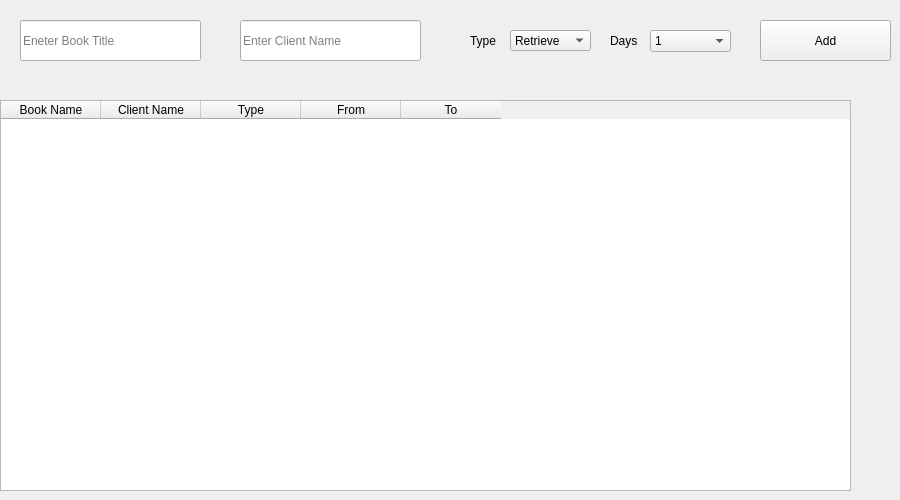
    <widget class="QWidget" name="tab_3">
     <attribute name="title">
      <string>Tab 1</string>
     </attribute>
     <widget class="QTableWidget" name="tableWidget">
      <property name="geometry">
       <rect>
        <x>0</x>
        <y>100</y>
        <width>851</width>
        <height>391</height>
       </rect>
      </property>
      <column>
       <property name="text">
        <string>Book Name</string>
       </property>
      </column>
      <column>
       <property name="text">
        <string>Client Name</string>
       </property>
      </column>
      <column>
       <property name="text">
        <string>Type</string>
       </property>
      </column>
      <column>
       <property name="text">
        <string>From</string>
       </property>
      </column>
      <column>
       <property name="text">
        <string>To</string>
       </property>
      </column>
     </widget>
     <widget class="QPushButton" name="pushButton_6">
      <property name="geometry">
       <rect>
        <x>760</x>
        <y>20</y>
        <width>131</width>
        <height>41</height>
       </rect>
      </property>
      <property name="text">
       <string>Add</string>
      </property>
     </widget>
     <widget class="QLineEdit" name="lineEdit">
      <property name="geometry">
       <rect>
        <x>20</x>
        <y>20</y>
        <width>181</width>
        <height>41</height>
       </rect>
      </property>
      <property name="text">
       <string/>
      </property>
      <property name="placeholderText">
       <string>Eneter Book Title</string>
      </property>
     </widget>
     <widget class="QComboBox" name="comboBox">
      <property name="geometry">
       <rect>
        <x>510</x>
        <y>30</y>
        <width>81</width>
        <height>21</height>
       </rect>
      </property>
      <item>
       <property name="text">
        <string>Retrieve</string>
       </property>
      </item>
      <item>
       <property name="text">
        <string>Rent</string>
       </property>
      </item>
     </widget>
     <widget class="QComboBox" name="comboBox_2">
      <property name="geometry">
       <rect>
        <x>650</x>
        <y>30</y>
        <width>81</width>
        <height>22</height>
       </rect>
      </property>
      <item>
       <property name="text">
        <string>1</string>
       </property>
      </item>
      <item>
       <property name="text">
        <string>2</string>
       </property>
      </item>
      <item>
       <property name="text">
        <string>3</string>
       </property>
      </item>
      <item>
       <property name="text">
        <string>4</string>
       </property>
      </item>
      <item>
       <property name="text">
        <string>5</string>
       </property>
      </item>
      <item>
       <property name="text">
        <string>6</string>
       </property>
      </item>
      <item>
       <property name="text">
        <string>7</string>
       </property>
      </item>
      <item>
       <property name="text">
        <string>8</string>
       </property>
      </item>
      <item>
       <property name="text">
        <string>9</string>
       </property>
      </item>
      <item>
       <property name="text">
        <string>10</string>
       </property>
      </item>
      <item>
       <property name="text">
        <string>11</string>
       </property>
      </item>
      <item>
       <property name="text">
        <string>12</string>
       </property>
      </item>
      <item>
       <property name="text">
        <string>13</string>
       </property>
      </item>
      <item>
       <property name="text">
        <string>14</string>
       </property>
      </item>
     </widget>
     <widget class="QLabel" name="label">
      <property name="geometry">
       <rect>
        <x>470</x>
        <y>30</y>
        <width>41</width>
        <height>21</height>
       </rect>
      </property>
      <property name="text">
       <string>Type</string>
      </property>
     </widget>
     <widget class="QLabel" name="label_2">
      <property name="geometry">
       <rect>
        <x>610</x>
        <y>30</y>
        <width>31</width>
        <height>21</height>
       </rect>
      </property>
      <property name="text">
       <string>Days</string>
      </property>
     </widget>
     <widget class="QLineEdit" name="lineEdit_29">
      <property name="geometry">
       <rect>
        <x>240</x>
        <y>20</y>
        <width>181</width>
        <height>41</height>
       </rect>
      </property>
      <property name="text">
       <string/>
      </property>
      <property name="placeholderText">
       <string>Enter Client Name</string>
      </property>
     </widget>
    </widget>
